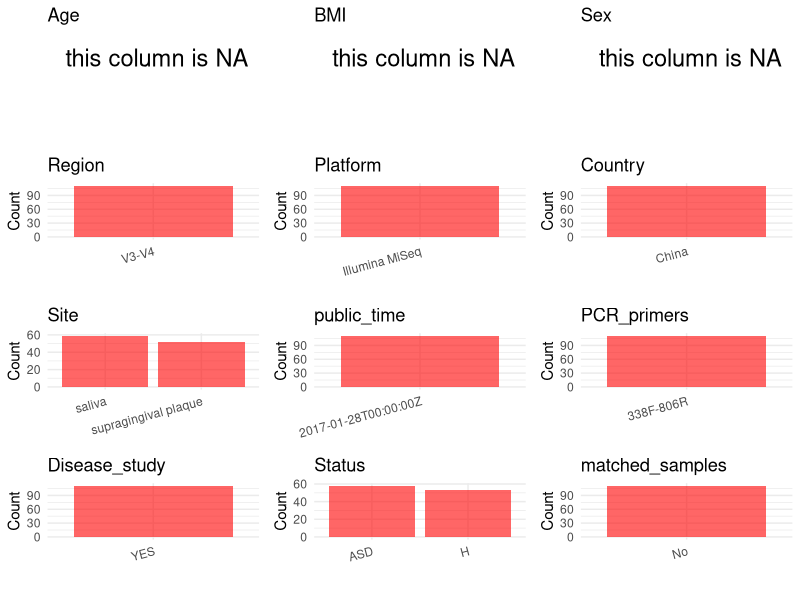

Write the R code that produced this figure. (Note: this script raises an error after producing the figure.)
## ---- chunk 1
# Load necessary libraries
library(dplyr)
library(ggplot2)
library(cowplot)
library(stringr)

# Set working directory (update this path to your local directory)
setwd("/home/hby/oral_project/PRJNA362687")

# Read the initial metadata files
initial_meta <- read.csv("SraRunTable.csv", header = T)

# Combine the two metadata files
# meta <- rbind(initial_meta, initial_meta1)

# Remove entries non-oral samples
# initial_meta <- subset(initial_meta,isolate %in% c("saliva","tongue coat"))

# Check the number of samples containing "HT" in Sample.Name (e.g., healthy controls)
# nrow(subset(meta, grepl("HT", Sample.Name)))

# Display the first few rows of the metadata
head(initial_meta)
## ---- chunk 2
# Create a uniform metadata dataframe
metadata <- data.frame(
  BioProject = initial_meta$BioProject,
  Run = initial_meta$Run,
  sample_name = initial_meta$Sample_Name,
  Platform = initial_meta$Instrument,
  Status = initial_meta$state,
  Site = initial_meta$site,
  public_time = initial_meta$ReleaseDate,
  Sex = NA,
  Age = NA,
  BMI = NA
)
## ---- chunk 3
# Add information obtained from the publication
metadata$Country <- "China"
metadata$Region <- "V3-V4"
metadata$PCR_primers <- "338F-806R"
metadata$title <- "Alterations of oral microbiota distinguish children with autism spectrum disorders from healthy controls"
metadata$Disease_study <- "YES"
metadata$matched_samples <- "No"
## ---- chunk 4
# Check the number of unique runs and sample names
print(paste("Number of unique runs:", length(unique(metadata$Run))))
print(paste("Number of unique sample names:", length(unique(metadata$sample_name))))
## ---- chunk 5
# Select columns for visualization
plot_data <- metadata %>%
  select(-BioProject, -Run, -sample_name, -title)

# Function to create simple plots for each column
create_simple_plots <- function(data) {
  plots <- list()

  for (col in colnames(data)) {
    # Check if the column is all NA
    if (all(is.na(data[[col]]))) {
      # Create an empty plot with text indicating all NA
      p <- ggplot() +
        annotate("text", x = 0.5, y = 0.5, label = "this column is NA", size = 6) +
        labs(title = col) +
        theme_void()
    } else if (is.numeric(data[[col]])) {
      # Numeric variable: histogram
      p <- ggplot(data, aes(x = .data[[col]])) +
        geom_histogram(fill = "blue", alpha = 0.6, bins = 20, na.rm = TRUE) +
        labs(title = col) +
        theme_minimal()
    } else {
      # Categorical variable: bar plot (remove NA values)
      count_data <- as.data.frame(table(data[[col]], useNA = "ifany"))
      p <- ggplot(count_data, aes(x = reorder(Var1, -Freq), y = Freq)) +
        geom_col(fill = "red", alpha = 0.6) +
        labs(title = col, x = NULL, y = "Count") +
        theme_minimal() +
        theme(axis.text.x = element_text(angle = 15, hjust = 1))
    }
    plots[[col]] <- p
  }

  return(plots)
}

# Generate and arrange plots
plots <- create_simple_plots(plot_data)
p <- plot_grid(plots$Age,
  plots$BMI,
  plots$Sex,
  plots$Region,
  plots$Platform,
  plots$Country,
  plots$Site,
  plots$public_time,
  plots$PCR_primers,
  plots$Disease_study,
  plots$Status,
  plots$matched_samples, # add
  ncol = 3, align = "hv", axis = "lb"
)
ggsave("Metadata_Summary.png", plot = p, width = 8, height = 6, dpi = 150)
## ---- chunk 6
knitr::include_graphics("Metadata_Summary.png")
## ---- chunk 7
# Reorder columns to match the desired format
metadata <- metadata[, c(
  "BioProject", "Run", "sample_name", "Age", "BMI", "Sex",
  "Region", "Platform", "Country", "Site", "public_time",
  "PCR_primers", "title", "Disease_study", "Status", "matched_samples"
)]

# Export the uniform metadata to a CSV file
write.csv(metadata, file = "metadata.csv", quote = FALSE)
head(metadata)
